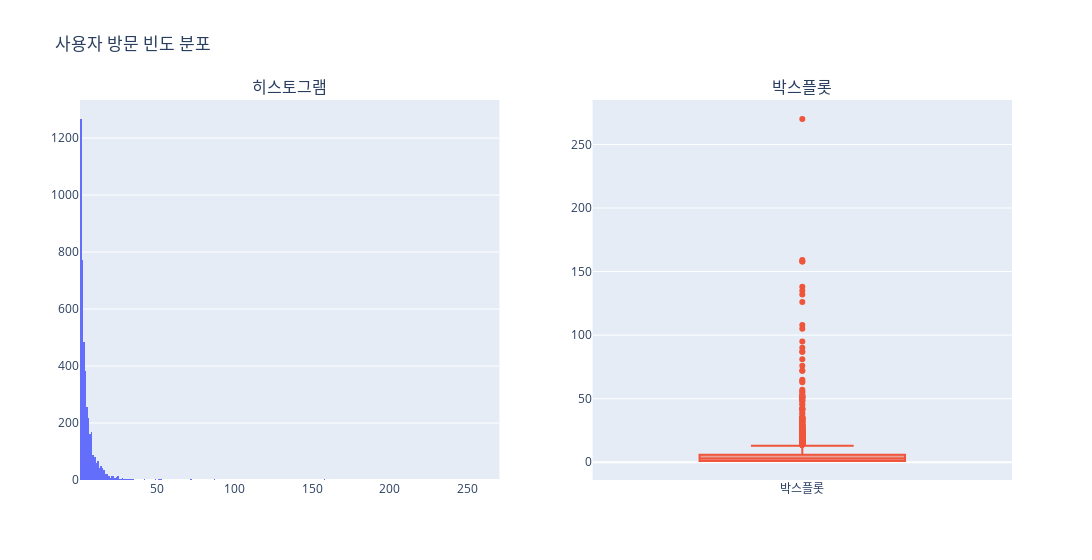

The cell this chart's notebook holds for it:
### Markdown cell above
#### 빈도(Frequency)

### Code cell
# 고객별 방문 빈도 계산
cust_visit_counts = transaction_df[['cust_id', 'invoice']].drop_duplicates()['cust_id'].value_counts()

# 1x2 서브플롯 생성
fig = make_subplots(rows=1, cols=2, subplot_titles=("히스토그램", "박스플롯"))

# 히스토그램 추가
fig.add_trace(
    go.Histogram(x=cust_visit_counts, name="히스토그램"),
    row=1, col=1
)

# 박스플롯 추가
fig.add_trace(
    go.Box(y=cust_visit_counts, name="박스플롯"),
    row=1, col=2
)

# 레이아웃 업데이트
fig.update_layout(title_text="사용자 방문 빈도 분포", width=1200, showlegend=False)
fig.show()

### Figure 1 — Plotly figure (JSON) as saved in the notebook; plotly's stock layout.template omitted (floating-point values rounded to 4 significant figures; data arrays with more than 128 entries replaced by an {"elided": "..."} marker saying what was removed)
{"data": [{"name": "히스토그램", "type": "histogram", "x": {"elided": "4383 int values"}, "xaxis": "x", "yaxis": "y"}, {"name": "박스플롯", "type": "box", "xaxis": "x2", "y": {"elided": "4383 int values"}, "yaxis": "y2"}], "layout": {"annotations": [{"font": {"size": 16}, "showarrow": false, "text": "히스토그램", "x": 0.225, "xanchor": "center", "xref": "paper", "y": 1, "yanchor": "bottom", "yref": "paper"}, {"font": {"size": 16}, "showarrow": false, "text": "박스플롯", "x": 0.775, "xanchor": "center", "xref": "paper", "y": 1, "yanchor": "bottom", "yref": "paper"}], "showlegend": false, "title": {"text": "사용자 방문 빈도 분포"}, "width": 1200, "xaxis": {"anchor": "y", "domain": [0, 0.45]}, "xaxis2": {"anchor": "y2", "domain": [0.55, 1]}, "yaxis": {"anchor": "x", "domain": [0, 1]}, "yaxis2": {"anchor": "x2", "domain": [0, 1]}}}
